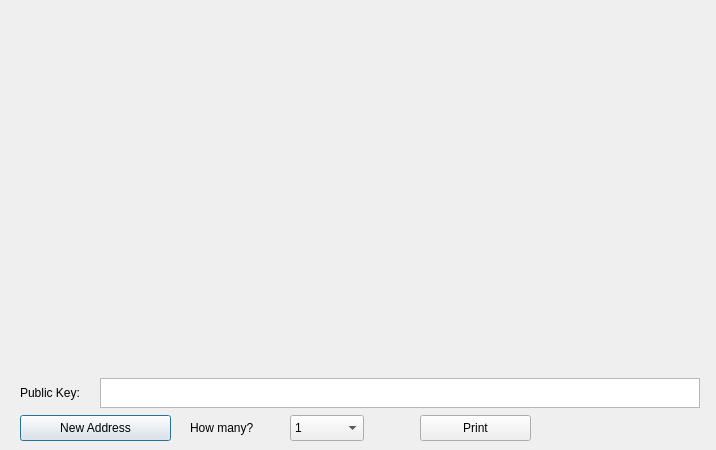
<?xml version="1.0" encoding="UTF-8"?>
<ui version="4.0">
 <class>PaperWalletDialog</class>
 <widget class="QDialog" name="PaperWalletDialog">
  <property name="geometry">
   <rect>
    <x>0</x>
    <y>0</y>
    <width>716</width>
    <height>450</height>
   </rect>
  </property>
  <property name="windowTitle">
   <string>Print Your Paper Wallets</string>
  </property>
  <widget class="QLabel" name="privateKeyQRCode">
   <property name="geometry">
    <rect>
     <x>493</x>
     <y>271</y>
     <width>101</width>
     <height>101</height>
    </rect>
   </property>
   <property name="text">
    <string/>
   </property>
   <property name="scaledContents">
    <bool>true</bool>
   </property>
  </widget>
  <widget class="QLabel" name="addressQRCode">
   <property name="geometry">
    <rect>
     <x>120</x>
     <y>10</y>
     <width>101</width>
     <height>101</height>
    </rect>
   </property>
   <property name="text">
    <string/>
   </property>
   <property name="scaledContents">
    <bool>true</bool>
   </property>
  </widget>
  <widget class="QPushButton" name="getNewAddress">
   <property name="geometry">
    <rect>
     <x>20</x>
     <y>415</y>
     <width>151</width>
     <height>26</height>
    </rect>
   </property>
   <property name="text">
    <string>New Address</string>
   </property>
  </widget>
  <widget class="QLabel" name="paperTemplate">
   <property name="geometry">
    <rect>
     <x>20</x>
     <y>10</y>
     <width>675</width>
     <height>362</height>
    </rect>
   </property>
   <property name="text">
    <string notr="true"/>
   </property>
   <property name="pixmap">
    <pixmap resource="../soteria.qrc">:/icons/paper_wallet</pixmap>
   </property>
  </widget>
  <widget class="VerticalLabel" name="addressText">
   <property name="geometry">
    <rect>
     <x>222</x>
     <y>16</y>
     <width>31</width>
     <height>301</height>
    </rect>
   </property>
   <property name="palette">
    <palette>
     <active>
      <colorrole role="WindowText">
       <brush brushstyle="SolidPattern">
        <color alpha="255">
         <red>255</red>
         <green>255</green>
         <blue>255</blue>
        </color>
       </brush>
      </colorrole>
      <colorrole role="Button">
       <brush brushstyle="SolidPattern">
        <color alpha="255">
         <red>255</red>
         <green>255</green>
         <blue>255</blue>
        </color>
       </brush>
      </colorrole>
      <colorrole role="Light">
       <brush brushstyle="SolidPattern">
        <color alpha="255">
         <red>255</red>
         <green>255</green>
         <blue>255</blue>
        </color>
       </brush>
      </colorrole>
      <colorrole role="Midlight">
       <brush brushstyle="SolidPattern">
        <color alpha="255">
         <red>255</red>
         <green>255</green>
         <blue>255</blue>
        </color>
       </brush>
      </colorrole>
      <colorrole role="Dark">
       <brush brushstyle="SolidPattern">
        <color alpha="255">
         <red>127</red>
         <green>127</green>
         <blue>127</blue>
        </color>
       </brush>
      </colorrole>
      <colorrole role="Mid">
       <brush brushstyle="SolidPattern">
        <color alpha="255">
         <red>170</red>
         <green>170</green>
         <blue>170</blue>
        </color>
       </brush>
      </colorrole>
      <colorrole role="Text">
       <brush brushstyle="SolidPattern">
        <color alpha="255">
         <red>255</red>
         <green>255</green>
         <blue>255</blue>
        </color>
       </brush>
      </colorrole>
      <colorrole role="BrightText">
       <brush brushstyle="SolidPattern">
        <color alpha="255">
         <red>255</red>
         <green>255</green>
         <blue>255</blue>
        </color>
       </brush>
      </colorrole>
      <colorrole role="ButtonText">
       <brush brushstyle="SolidPattern">
        <color alpha="255">
         <red>255</red>
         <green>255</green>
         <blue>255</blue>
        </color>
       </brush>
      </colorrole>
      <colorrole role="Base">
       <brush brushstyle="SolidPattern">
        <color alpha="255">
         <red>255</red>
         <green>255</green>
         <blue>255</blue>
        </color>
       </brush>
      </colorrole>
      <colorrole role="Window">
       <brush brushstyle="SolidPattern">
        <color alpha="255">
         <red>255</red>
         <green>255</green>
         <blue>255</blue>
        </color>
       </brush>
      </colorrole>
      <colorrole role="Shadow">
       <brush brushstyle="SolidPattern">
        <color alpha="255">
         <red>0</red>
         <green>0</green>
         <blue>0</blue>
        </color>
       </brush>
      </colorrole>
      <colorrole role="AlternateBase">
       <brush brushstyle="SolidPattern">
        <color alpha="255">
         <red>255</red>
         <green>255</green>
         <blue>255</blue>
        </color>
       </brush>
      </colorrole>
      <colorrole role="ToolTipBase">
       <brush brushstyle="SolidPattern">
        <color alpha="255">
         <red>255</red>
         <green>255</green>
         <blue>220</blue>
        </color>
       </brush>
      </colorrole>
      <colorrole role="ToolTipText">
       <brush brushstyle="SolidPattern">
        <color alpha="255">
         <red>255</red>
         <green>255</green>
         <blue>255</blue>
        </color>
       </brush>
      </colorrole>
     </active>
     <inactive>
      <colorrole role="WindowText">
       <brush brushstyle="SolidPattern">
        <color alpha="255">
         <red>255</red>
         <green>255</green>
         <blue>255</blue>
        </color>
       </brush>
      </colorrole>
      <colorrole role="Button">
       <brush brushstyle="SolidPattern">
        <color alpha="255">
         <red>255</red>
         <green>255</green>
         <blue>255</blue>
        </color>
       </brush>
      </colorrole>
      <colorrole role="Light">
       <brush brushstyle="SolidPattern">
        <color alpha="255">
         <red>255</red>
         <green>255</green>
         <blue>255</blue>
        </color>
       </brush>
      </colorrole>
      <colorrole role="Midlight">
       <brush brushstyle="SolidPattern">
        <color alpha="255">
         <red>255</red>
         <green>255</green>
         <blue>255</blue>
        </color>
       </brush>
      </colorrole>
      <colorrole role="Dark">
       <brush brushstyle="SolidPattern">
        <color alpha="255">
         <red>127</red>
         <green>127</green>
         <blue>127</blue>
        </color>
       </brush>
      </colorrole>
      <colorrole role="Mid">
       <brush brushstyle="SolidPattern">
        <color alpha="255">
         <red>170</red>
         <green>170</green>
         <blue>170</blue>
        </color>
       </brush>
      </colorrole>
      <colorrole role="Text">
       <brush brushstyle="SolidPattern">
        <color alpha="255">
         <red>255</red>
         <green>255</green>
         <blue>255</blue>
        </color>
       </brush>
      </colorrole>
      <colorrole role="BrightText">
       <brush brushstyle="SolidPattern">
        <color alpha="255">
         <red>255</red>
         <green>255</green>
         <blue>255</blue>
        </color>
       </brush>
      </colorrole>
      <colorrole role="ButtonText">
       <brush brushstyle="SolidPattern">
        <color alpha="255">
         <red>255</red>
         <green>255</green>
         <blue>255</blue>
        </color>
       </brush>
      </colorrole>
      <colorrole role="Base">
       <brush brushstyle="SolidPattern">
        <color alpha="255">
         <red>255</red>
         <green>255</green>
         <blue>255</blue>
        </color>
       </brush>
      </colorrole>
      <colorrole role="Window">
       <brush brushstyle="SolidPattern">
        <color alpha="255">
         <red>255</red>
         <green>255</green>
         <blue>255</blue>
        </color>
       </brush>
      </colorrole>
      <colorrole role="Shadow">
       <brush brushstyle="SolidPattern">
        <color alpha="255">
         <red>0</red>
         <green>0</green>
         <blue>0</blue>
        </color>
       </brush>
      </colorrole>
      <colorrole role="AlternateBase">
       <brush brushstyle="SolidPattern">
        <color alpha="255">
         <red>255</red>
         <green>255</green>
         <blue>255</blue>
        </color>
       </brush>
      </colorrole>
      <colorrole role="ToolTipBase">
       <brush brushstyle="SolidPattern">
        <color alpha="255">
         <red>255</red>
         <green>255</green>
         <blue>220</blue>
        </color>
       </brush>
      </colorrole>
      <colorrole role="ToolTipText">
       <brush brushstyle="SolidPattern">
        <color alpha="255">
         <red>255</red>
         <green>255</green>
         <blue>255</blue>
        </color>
       </brush>
      </colorrole>
     </inactive>
     <disabled>
      <colorrole role="WindowText">
       <brush brushstyle="SolidPattern">
        <color alpha="255">
         <red>127</red>
         <green>127</green>
         <blue>127</blue>
        </color>
       </brush>
      </colorrole>
      <colorrole role="Button">
       <brush brushstyle="SolidPattern">
        <color alpha="255">
         <red>255</red>
         <green>255</green>
         <blue>255</blue>
        </color>
       </brush>
      </colorrole>
      <colorrole role="Light">
       <brush brushstyle="SolidPattern">
        <color alpha="255">
         <red>255</red>
         <green>255</green>
         <blue>255</blue>
        </color>
       </brush>
      </colorrole>
      <colorrole role="Midlight">
       <brush brushstyle="SolidPattern">
        <color alpha="255">
         <red>255</red>
         <green>255</green>
         <blue>255</blue>
        </color>
       </brush>
      </colorrole>
      <colorrole role="Dark">
       <brush brushstyle="SolidPattern">
        <color alpha="255">
         <red>127</red>
         <green>127</green>
         <blue>127</blue>
        </color>
       </brush>
      </colorrole>
      <colorrole role="Mid">
       <brush brushstyle="SolidPattern">
        <color alpha="255">
         <red>170</red>
         <green>170</green>
         <blue>170</blue>
        </color>
       </brush>
      </colorrole>
      <colorrole role="Text">
       <brush brushstyle="SolidPattern">
        <color alpha="255">
         <red>127</red>
         <green>127</green>
         <blue>127</blue>
        </color>
       </brush>
      </colorrole>
      <colorrole role="BrightText">
       <brush brushstyle="SolidPattern">
        <color alpha="255">
         <red>255</red>
         <green>255</green>
         <blue>255</blue>
        </color>
       </brush>
      </colorrole>
      <colorrole role="ButtonText">
       <brush brushstyle="SolidPattern">
        <color alpha="255">
         <red>127</red>
         <green>127</green>
         <blue>127</blue>
        </color>
       </brush>
      </colorrole>
      <colorrole role="Base">
       <brush brushstyle="SolidPattern">
        <color alpha="255">
         <red>255</red>
         <green>255</green>
         <blue>255</blue>
        </color>
       </brush>
      </colorrole>
      <colorrole role="Window">
       <brush brushstyle="SolidPattern">
        <color alpha="255">
         <red>255</red>
         <green>255</green>
         <blue>255</blue>
        </color>
       </brush>
      </colorrole>
      <colorrole role="Shadow">
       <brush brushstyle="SolidPattern">
        <color alpha="255">
         <red>0</red>
         <green>0</green>
         <blue>0</blue>
        </color>
       </brush>
      </colorrole>
      <colorrole role="AlternateBase">
       <brush brushstyle="SolidPattern">
        <color alpha="255">
         <red>255</red>
         <green>255</green>
         <blue>255</blue>
        </color>
       </brush>
      </colorrole>
      <colorrole role="ToolTipBase">
       <brush brushstyle="SolidPattern">
        <color alpha="255">
         <red>255</red>
         <green>255</green>
         <blue>220</blue>
        </color>
       </brush>
      </colorrole>
      <colorrole role="ToolTipText">
       <brush brushstyle="SolidPattern">
        <color alpha="255">
         <red>255</red>
         <green>255</green>
         <blue>255</blue>
        </color>
       </brush>
      </colorrole>
     </disabled>
    </palette>
   </property>
   <property name="font">
    <font>
     <family>Monospace</family>
     <pointsize>12</pointsize>
     <weight>75</weight>
     <italic>false</italic>
     <bold>true</bold>
    </font>
   </property>
   <property name="text">
    <string/>
   </property>
   <property name="alignment">
    <set>Qt::AlignCenter</set>
   </property>
   <property name="textInteractionFlags">
    <set>Qt::TextSelectableByKeyboard|Qt::TextSelectableByMouse</set>
   </property>
  </widget>
  <widget class="VerticalLabel" name="privateKeyText">
   <property name="geometry">
    <rect>
     <x>475</x>
     <y>50</y>
     <width>21</width>
     <height>311</height>
    </rect>
   </property>
   <property name="palette">
    <palette>
     <active>
      <colorrole role="WindowText">
       <brush brushstyle="SolidPattern">
        <color alpha="255">
         <red>255</red>
         <green>255</green>
         <blue>255</blue>
        </color>
       </brush>
      </colorrole>
      <colorrole role="Button">
       <brush brushstyle="SolidPattern">
        <color alpha="255">
         <red>255</red>
         <green>255</green>
         <blue>255</blue>
        </color>
       </brush>
      </colorrole>
      <colorrole role="Light">
       <brush brushstyle="SolidPattern">
        <color alpha="255">
         <red>255</red>
         <green>255</green>
         <blue>255</blue>
        </color>
       </brush>
      </colorrole>
      <colorrole role="Midlight">
       <brush brushstyle="SolidPattern">
        <color alpha="255">
         <red>255</red>
         <green>255</green>
         <blue>255</blue>
        </color>
       </brush>
      </colorrole>
      <colorrole role="Dark">
       <brush brushstyle="SolidPattern">
        <color alpha="255">
         <red>127</red>
         <green>127</green>
         <blue>127</blue>
        </color>
       </brush>
      </colorrole>
      <colorrole role="Mid">
       <brush brushstyle="SolidPattern">
        <color alpha="255">
         <red>170</red>
         <green>170</green>
         <blue>170</blue>
        </color>
       </brush>
      </colorrole>
      <colorrole role="Text">
       <brush brushstyle="SolidPattern">
        <color alpha="255">
         <red>255</red>
         <green>255</green>
         <blue>255</blue>
        </color>
       </brush>
      </colorrole>
      <colorrole role="BrightText">
       <brush brushstyle="SolidPattern">
        <color alpha="255">
         <red>255</red>
         <green>255</green>
         <blue>255</blue>
        </color>
       </brush>
      </colorrole>
      <colorrole role="ButtonText">
       <brush brushstyle="SolidPattern">
        <color alpha="255">
         <red>255</red>
         <green>255</green>
         <blue>255</blue>
        </color>
       </brush>
      </colorrole>
      <colorrole role="Base">
       <brush brushstyle="SolidPattern">
        <color alpha="255">
         <red>255</red>
         <green>255</green>
         <blue>255</blue>
        </color>
       </brush>
      </colorrole>
      <colorrole role="Window">
       <brush brushstyle="SolidPattern">
        <color alpha="255">
         <red>255</red>
         <green>255</green>
         <blue>255</blue>
        </color>
       </brush>
      </colorrole>
      <colorrole role="Shadow">
       <brush brushstyle="SolidPattern">
        <color alpha="255">
         <red>0</red>
         <green>0</green>
         <blue>0</blue>
        </color>
       </brush>
      </colorrole>
      <colorrole role="AlternateBase">
       <brush brushstyle="SolidPattern">
        <color alpha="255">
         <red>255</red>
         <green>255</green>
         <blue>255</blue>
        </color>
       </brush>
      </colorrole>
      <colorrole role="ToolTipBase">
       <brush brushstyle="SolidPattern">
        <color alpha="255">
         <red>255</red>
         <green>255</green>
         <blue>220</blue>
        </color>
       </brush>
      </colorrole>
      <colorrole role="ToolTipText">
       <brush brushstyle="SolidPattern">
        <color alpha="255">
         <red>255</red>
         <green>255</green>
         <blue>255</blue>
        </color>
       </brush>
      </colorrole>
     </active>
     <inactive>
      <colorrole role="WindowText">
       <brush brushstyle="SolidPattern">
        <color alpha="255">
         <red>255</red>
         <green>255</green>
         <blue>255</blue>
        </color>
       </brush>
      </colorrole>
      <colorrole role="Button">
       <brush brushstyle="SolidPattern">
        <color alpha="255">
         <red>255</red>
         <green>255</green>
         <blue>255</blue>
        </color>
       </brush>
      </colorrole>
      <colorrole role="Light">
       <brush brushstyle="SolidPattern">
        <color alpha="255">
         <red>255</red>
         <green>255</green>
         <blue>255</blue>
        </color>
       </brush>
      </colorrole>
      <colorrole role="Midlight">
       <brush brushstyle="SolidPattern">
        <color alpha="255">
         <red>255</red>
         <green>255</green>
         <blue>255</blue>
        </color>
       </brush>
      </colorrole>
      <colorrole role="Dark">
       <brush brushstyle="SolidPattern">
        <color alpha="255">
         <red>127</red>
         <green>127</green>
         <blue>127</blue>
        </color>
       </brush>
      </colorrole>
      <colorrole role="Mid">
       <brush brushstyle="SolidPattern">
        <color alpha="255">
         <red>170</red>
         <green>170</green>
         <blue>170</blue>
        </color>
       </brush>
      </colorrole>
      <colorrole role="Text">
       <brush brushstyle="SolidPattern">
        <color alpha="255">
         <red>255</red>
         <green>255</green>
         <blue>255</blue>
        </color>
       </brush>
      </colorrole>
      <colorrole role="BrightText">
       <brush brushstyle="SolidPattern">
        <color alpha="255">
         <red>255</red>
         <green>255</green>
         <blue>255</blue>
        </color>
       </brush>
      </colorrole>
      <colorrole role="ButtonText">
       <brush brushstyle="SolidPattern">
        <color alpha="255">
         <red>255</red>
         <green>255</green>
         <blue>255</blue>
        </color>
       </brush>
      </colorrole>
      <colorrole role="Base">
       <brush brushstyle="SolidPattern">
        <color alpha="255">
         <red>255</red>
         <green>255</green>
         <blue>255</blue>
        </color>
       </brush>
      </colorrole>
      <colorrole role="Window">
       <brush brushstyle="SolidPattern">
        <color alpha="255">
         <red>255</red>
         <green>255</green>
         <blue>255</blue>
        </color>
       </brush>
      </colorrole>
      <colorrole role="Shadow">
       <brush brushstyle="SolidPattern">
        <color alpha="255">
         <red>0</red>
         <green>0</green>
         <blue>0</blue>
        </color>
       </brush>
      </colorrole>
      <colorrole role="AlternateBase">
       <brush brushstyle="SolidPattern">
        <color alpha="255">
         <red>255</red>
         <green>255</green>
         <blue>255</blue>
        </color>
       </brush>
      </colorrole>
      <colorrole role="ToolTipBase">
       <brush brushstyle="SolidPattern">
        <color alpha="255">
         <red>255</red>
         <green>255</green>
         <blue>220</blue>
        </color>
       </brush>
      </colorrole>
      <colorrole role="ToolTipText">
       <brush brushstyle="SolidPattern">
        <color alpha="255">
         <red>255</red>
         <green>255</green>
         <blue>255</blue>
        </color>
       </brush>
      </colorrole>
     </inactive>
     <disabled>
      <colorrole role="WindowText">
       <brush brushstyle="SolidPattern">
        <color alpha="255">
         <red>127</red>
         <green>127</green>
         <blue>127</blue>
        </color>
       </brush>
      </colorrole>
      <colorrole role="Button">
       <brush brushstyle="SolidPattern">
        <color alpha="255">
         <red>255</red>
         <green>255</green>
         <blue>255</blue>
        </color>
       </brush>
      </colorrole>
      <colorrole role="Light">
       <brush brushstyle="SolidPattern">
        <color alpha="255">
         <red>255</red>
         <green>255</green>
         <blue>255</blue>
        </color>
       </brush>
      </colorrole>
      <colorrole role="Midlight">
       <brush brushstyle="SolidPattern">
        <color alpha="255">
         <red>255</red>
         <green>255</green>
         <blue>255</blue>
        </color>
       </brush>
      </colorrole>
      <colorrole role="Dark">
       <brush brushstyle="SolidPattern">
        <color alpha="255">
         <red>127</red>
         <green>127</green>
         <blue>127</blue>
        </color>
       </brush>
      </colorrole>
      <colorrole role="Mid">
       <brush brushstyle="SolidPattern">
        <color alpha="255">
         <red>170</red>
         <green>170</green>
         <blue>170</blue>
        </color>
       </brush>
      </colorrole>
      <colorrole role="Text">
       <brush brushstyle="SolidPattern">
        <color alpha="255">
         <red>127</red>
         <green>127</green>
         <blue>127</blue>
        </color>
       </brush>
      </colorrole>
      <colorrole role="BrightText">
       <brush brushstyle="SolidPattern">
        <color alpha="255">
         <red>255</red>
         <green>255</green>
         <blue>255</blue>
        </color>
       </brush>
      </colorrole>
      <colorrole role="ButtonText">
       <brush brushstyle="SolidPattern">
        <color alpha="255">
         <red>127</red>
         <green>127</green>
         <blue>127</blue>
        </color>
       </brush>
      </colorrole>
      <colorrole role="Base">
       <brush brushstyle="SolidPattern">
        <color alpha="255">
         <red>255</red>
         <green>255</green>
         <blue>255</blue>
        </color>
       </brush>
      </colorrole>
      <colorrole role="Window">
       <brush brushstyle="SolidPattern">
        <color alpha="255">
         <red>255</red>
         <green>255</green>
         <blue>255</blue>
        </color>
       </brush>
      </colorrole>
      <colorrole role="Shadow">
       <brush brushstyle="SolidPattern">
        <color alpha="255">
         <red>0</red>
         <green>0</green>
         <blue>0</blue>
        </color>
       </brush>
      </colorrole>
      <colorrole role="AlternateBase">
       <brush brushstyle="SolidPattern">
        <color alpha="255">
         <red>255</red>
         <green>255</green>
         <blue>255</blue>
        </color>
       </brush>
      </colorrole>
      <colorrole role="ToolTipBase">
       <brush brushstyle="SolidPattern">
        <color alpha="255">
         <red>255</red>
         <green>255</green>
         <blue>220</blue>
        </color>
       </brush>
      </colorrole>
      <colorrole role="ToolTipText">
       <brush brushstyle="SolidPattern">
        <color alpha="255">
         <red>255</red>
         <green>255</green>
         <blue>255</blue>
        </color>
       </brush>
      </colorrole>
     </disabled>
    </palette>
   </property>
   <property name="font">
    <font>
     <family>Monospace</family>
     <pointsize>8</pointsize>
     <weight>50</weight>
     <italic>false</italic>
     <bold>false</bold>
    </font>
   </property>
   <property name="text">
    <string/>
   </property>
   <property name="scaledContents">
    <bool>true</bool>
   </property>
   <property name="alignment">
    <set>Qt::AlignCenter</set>
   </property>
   <property name="textInteractionFlags">
    <set>Qt::TextSelectableByKeyboard|Qt::TextSelectableByMouse</set>
   </property>
  </widget>
  <widget class="QPushButton" name="printButton">
   <property name="geometry">
    <rect>
     <x>420</x>
     <y>415</y>
     <width>111</width>
     <height>26</height>
    </rect>
   </property>
   <property name="text">
    <string>Print</string>
   </property>
  </widget>
  <widget class="QDialogButtonBox" name="buttonBox">
   <property name="geometry">
    <rect>
     <x>610</x>
     <y>415</y>
     <width>81</width>
     <height>26</height>
    </rect>
   </property>
   <property name="standardButtons">
    <set>QDialogButtonBox::NoButton</set>
   </property>
   <property name="centerButtons">
    <bool>true</bool>
   </property>
  </widget>
  <widget class="QLabel" name="label">
   <property name="geometry">
    <rect>
     <x>190</x>
     <y>415</y>
     <width>91</width>
     <height>26</height>
    </rect>
   </property>
   <property name="text">
    <string>How many?</string>
   </property>
  </widget>
  <widget class="QComboBox" name="walletCount">
   <property name="geometry">
    <rect>
     <x>290</x>
     <y>415</y>
     <width>74</width>
     <height>26</height>
    </rect>
   </property>
   <property name="editable">
    <bool>false</bool>
   </property>
   <item>
    <property name="text">
     <string>1</string>
    </property>
   </item>
   <item>
    <property name="text">
     <string>2</string>
    </property>
   </item>
   <item>
    <property name="text">
     <string>3</string>
    </property>
   </item>
   <item>
    <property name="text">
     <string>4</string>
    </property>
   </item>
   <item>
    <property name="text">
     <string>5</string>
    </property>
   </item>
   <item>
    <property name="text">
     <string>6</string>
    </property>
   </item>
   <item>
    <property name="text">
     <string>7</string>
    </property>
   </item>
   <item>
    <property name="text">
     <string>8</string>
    </property>
   </item>
   <item>
    <property name="text">
     <string>9</string>
    </property>
   </item>
   <item>
    <property name="text">
     <string>10</string>
    </property>
   </item>
   <item>
    <property name="text">
     <string>11</string>
    </property>
   </item>
   <item>
    <property name="text">
     <string>12</string>
    </property>
   </item>
  </widget>
  <widget class="QTextEdit" name="publicKey">
   <property name="geometry">
    <rect>
     <x>100</x>
     <y>378</y>
     <width>600</width>
     <height>30</height>
    </rect>
   </property>
   <property name="undoRedoEnabled">
    <bool>false</bool>
   </property>
   <property name="readOnly">
    <bool>true</bool>
   </property>
   <property name="html">
    <string>&lt;!DOCTYPE HTML PUBLIC &quot;-//W3C//DTD HTML 4.0//EN&quot; &quot;http://www.w3.org/TR/REC-html40/strict.dtd&quot;&gt;
&lt;html&gt;&lt;head&gt;&lt;meta name=&quot;qrichtext&quot; content=&quot;1&quot; /&gt;&lt;style type=&quot;text/css&quot;&gt;
p, li { white-space: pre-wrap; }
&lt;/style&gt;&lt;/head&gt;&lt;body style=&quot; font-family:'MS Shell Dlg 2'; font-size:9pt; font-weight:400; font-style:normal;&quot;&gt;
&lt;p style=&quot;-qt-paragraph-type:empty; margin-top:0px; margin-bottom:0px; margin-left:0px; margin-right:0px; -qt-block-indent:0; text-indent:0px; font-family:'Sans Serif'; font-size:9pt;&quot;&gt;&lt;br /&gt;&lt;/p&gt;&lt;/body&gt;&lt;/html&gt;</string>
   </property>
   <property name="acceptRichText">
    <bool>false</bool>
   </property>
  </widget>
  <widget class="QLabel" name="label_2">
   <property name="geometry">
    <rect>
     <x>20</x>
     <y>380</y>
     <width>91</width>
     <height>26</height>
    </rect>
   </property>
   <property name="text">
    <string>Public Key:</string>
   </property>
  </widget>
  <zorder>getNewAddress</zorder>
  <zorder>paperTemplate</zorder>
  <zorder>addressQRCode</zorder>
  <zorder>privateKeyQRCode</zorder>
  <zorder>addressText</zorder>
  <zorder>privateKeyText</zorder>
  <zorder>printButton</zorder>
  <zorder>buttonBox</zorder>
  <zorder>label</zorder>
  <zorder>walletCount</zorder>
  <zorder>publicKey</zorder>
  <zorder>label_2</zorder>
 </widget>
 <customwidgets>
  <customwidget>
   <class>VerticalLabel</class>
   <extends>QLabel</extends>
   <header>verticallabel.h</header>
  </customwidget>
 </customwidgets>
 <resources>
  <include location="../soteria.qrc"/>
 </resources>
 <connections>
  <connection>
   <sender>buttonBox</sender>
   <signal>rejected()</signal>
   <receiver>PaperWalletDialog</receiver>
   <slot>close()</slot>
   <hints>
    <hint type="sourcelabel">
     <x>650</x>
     <y>408</y>
    </hint>
    <hint type="destinationlabel">
     <x>357</x>
     <y>214</y>
    </hint>
   </hints>
  </connection>
 </connections>
</ui>
